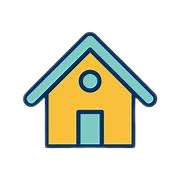
#> input picture assets/images/House.png, 180 x 180 px
$ python hospital.py
#> lines starting #> are read from the running program, lines starting #| are printed output that depends on the picture
import random

class Space():

    def __init__(self, height, width, num_hospitals):
        """Create a new state space with given dimensions."""
        self.height = height
        self.width = width
        self.num_hospitals = num_hospitals
        self.houses = set()
        self.hospitals = set()

    def add_houses(self, row, col):
        """Add a house at a particular location in state space."""
        self.houses.add((row, col))

    def available_space(self):
        """Returns all cells not currently used by a house or hospital."""

        # Consider all possible cells
        candidates = set(
            (row, col)
            for row in range(self.height)
            for col in range(self.width)
        )

        # Remove all houses and hospitals
        for house in self.houses:
            candidates.remove(house)
        for hospital in self.hospitals:
            candidates.remove(hospital)
        return candidates

    def hill_climb(self, maximum=None, image_prefix=None, log=False):
        """Performs hill-climbing to find a solution."""
        count = 0

        # Start by initializing hospitals randomly
        self.hospitals = set()
        for i in range(self.num_hospitals):
            self.hospitals.add(random.choice(list(self.available_space())))
        if log:
            print("Initial state: cost", self.get_cost(self.hospitals))
        if image_prefix:
            self.output_image(f"{image_prefix}{str(count).zfill(3)}.png")

        # Contine until we reach maximum number of iterations
        while maximum is None or count<maximum:
            count += 1
            best_neighbors = []
            best_neighbors_cost = None

            # Consider all hospitals to move
            for hospital in self.hospitals:

                # Consider all neighbors for that hospital
                for replacement in self.get_neighbors(*hospital):

                    # Generate a neighboring set of hospitals
                    neighbor = self.hospitals.copy()
                    neighbor.remove(hospital)
                    neighbor.add(replacement)

                    # Check if neighbor is best so far
                    cost = self.get_cost(neighbor)
                    if best_neighbors_cost is None or cost < best_neighbors_cost:
                        best_neighbors_cost = cost
                        best_neighbors = [neighbor]
                    elif best_neighbors_cost == cost:
                        best_neighbors.append(neighbor)

            # None of the neighbors are better than the current state
            if best_neighbors_cost >= self.get_cost(self.hospitals):
                return self.hospitals

            # Move to a highest-valued neighbor
            else:
                if log:
                    print(f"Found better neighbor: cost {best_neighbors_cost}")
                self.hospitals = random.choice(best_neighbors)

            # Generate image
            if image_prefix:
                self.output_image(f"{image_prefix}{str(count).zfill(3)}.png")

    def random_restart(self, maximum, image_prefix=None, log=False):
        """Repeats hill-climbing multiple times"""
        best_hospitals = None
        best_cost = None

        # Repeat hill-climbing a fixed number of times
        for i in range(maximum):
            hospitals = self.hill_climb()
            cost = self.get_cost(hospitals)
            if best_cost is None or cost < best_cost:
                best_cost = cost
                best_hospitals = hospitals
                if log:
                    print(f"{i}: Found new best state: cost{cost}")
            else:
                if log:
                    print(f"{i}: Found state: cost {cost}")
            if image_prefix:
                    self.output_image(f"{image_prefix}{str(i).zfill(3)}.png")
        return best_hospitals

    def get_cost(self, hospitals):
        """Calculate sum of distances from houses to nearest hospital."""
        cost = 0
        for house in self.houses:
            cost += min(
                abs(house[0] - hospital[0]) + abs(house[1] - hospital[1])
                for hospital in hospitals
            )
        return cost

    def get_neighbors(self, row, col):
        """Returns neighbors not already containing a house or hospital"""
        candidates = [
            (row - 1, col),
            (row + 1, col),
            (row, col - 1),
            (row, col + 1)
        ]
        neighbors = []
        for r, c in candidates:
            if (r, c) in self.houses or (r, c) in self.hospitals:
                continue
            if 0 <= r < self.height and 0 <= c < self.width:
                neighbors.append((r, c))
        return neighbors

    def output_image(self, filename):
        """Generates image with all houses and hospitals."""
        from PIL import Image, ImageDraw, ImageFont
        cell_size = 100
        cell_border = 2
        cost_size =40
        padding = 10

        # Create a blank canvas
        img = Image.new(
            "RGBA",
            (self.width * cell_size,
             self.height * cell_size + cost_size + padding * 2),
            "white"
        )
        house = Image.open("assets/images/House.png").resize(
            (cell_size, cell_size)
        )
        hospital = Image.open("assets/images/Hospital.png").resize(
            (cell_size, cell_size)
        )
        font = ImageFont.truetype("assets/fonts/OpenSans-Regular.ttf", 30)
        draw = ImageDraw.Draw(img)

        for i in range(self.height):
            for j in range(self.width):

                # Draw cell
                rect = [
                    (j * cell_size + cell_border,
                     i * cell_size + cell_border),
                     ((j + 1) * cell_size - cell_border,
                      (i + 1) * cell_size - cell_border)
                ]
                draw.rectangle(rect, fill = "black")

                if (i, j) in self.houses:
                    img.paste(house, rect[0], house)
                if (i, j) in self.hospitals:
                    img.paste(hospital, rect[0], hospital)

        # Add cost
        draw.rectangle(
            (0, self.height * cell_size, self.width * cell_size,
             self.height * cell_size + cost_size + padding * 2),
             "black"
        )
        draw.text(
            (padding, self.height * cell_size + padding),
            f"Cost: {self.get_cost(self.hospitals)}",
            fill = "white",
            font = font
        )

        img.save(filename)

# Create a new space and add houses randomly
s = Space(height = 10, width = 20, num_hospitals = 3)
for i in range(15):
    s.add_houses(random.randrange(s.height), random.randrange(s.width))

# Use hill-climb to determine hospital placement
hospitals = s.hill_climb(image_prefix = "hospitals", log = True)
#> in output_image, `img = Image.new( "RGBA", (self.width * cell_size, self.height * cell_s..`: img: PIL image 2000x1060 RGBA; every value is 255
#> in output_image, `house = Image.open("assets/images/House.png").resize( (cell_size, cell..`:
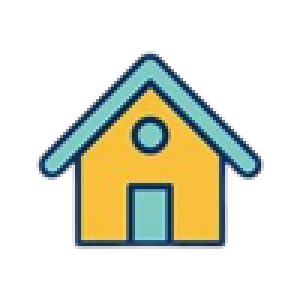
#> house: PIL image 100x100 RGBA (shown 3 times larger); mean R, G, B, A 46.7, 47.7, 33, 75.1; transparent parts drawn white
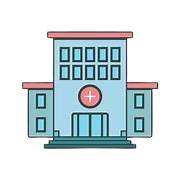
#> input picture assets/images/Hospital.png, 180 x 180 px
#> in output_image, `hospital = Image.open("assets/images/Hospital.png").resize( (cell_size..`:
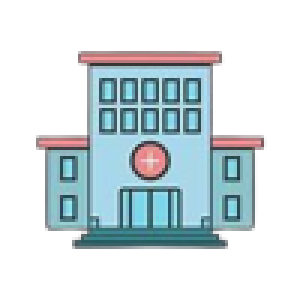
#> hospital: PIL image 100x100 RGBA (shown 3 times larger); mean R, G, B, A 47.7, 59.4, 63.4, 92.1; transparent parts drawn white
#> after the loop in output_image, `for i in range(self.height):`:
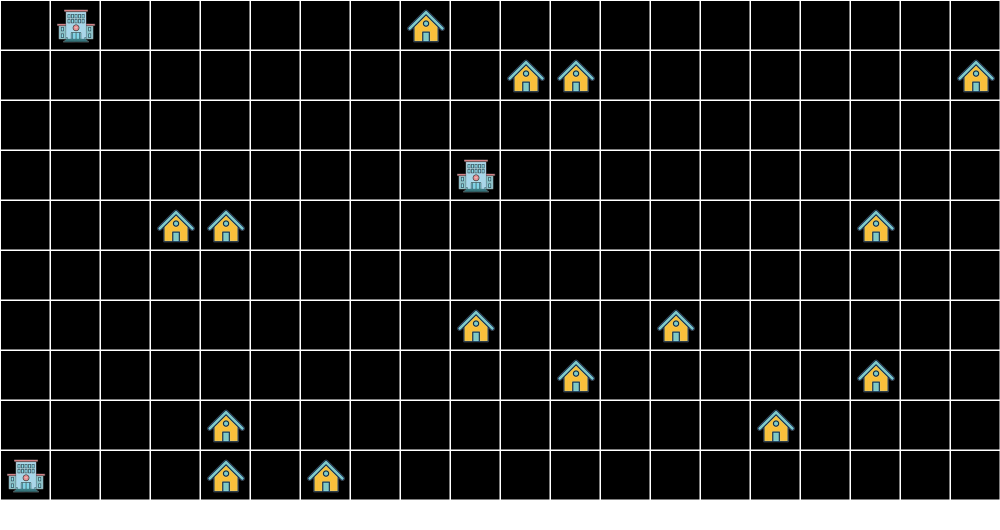
#> img: PIL image 2000x1060 RGBA (shown at 1/2 size); mean R, G, B, A 32.5, 32.7, 31.7, 254.9; transparent parts drawn white
#> in output_image, `img.save(filename)`:
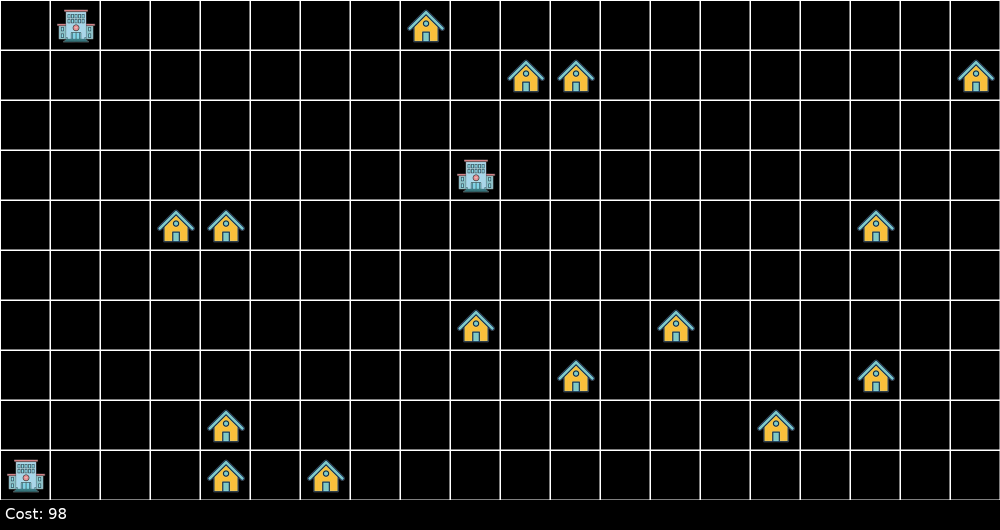
#> saved as hospitals000.png: PIL image 2000x1060 RGBA (shown at 1/2 size); mean R, G, B, A 18.2, 18.4, 17.3, 254.9; transparent parts drawn white
#> the loop in hill_climb, `for hospital in self.hospitals:` made 3 passes
#> hospital on passes 1 to 3: (0, 1), (9, 0), (3, 9)
#> after the loop in hill_climb, `for hospital in self.hospitals:`: best_neighbors = 1 item; best_neighbors_cost = 93
#| Found better neighbor: cost 93
#> in hill_climb, `self.hospitals = random.choice(best_neighbors)`: self.hospitals = 3 items
#> call 2 of output_image, with filename = 'hospitals001.png'
#> in output_image (call 2), `img.save(filename)`:
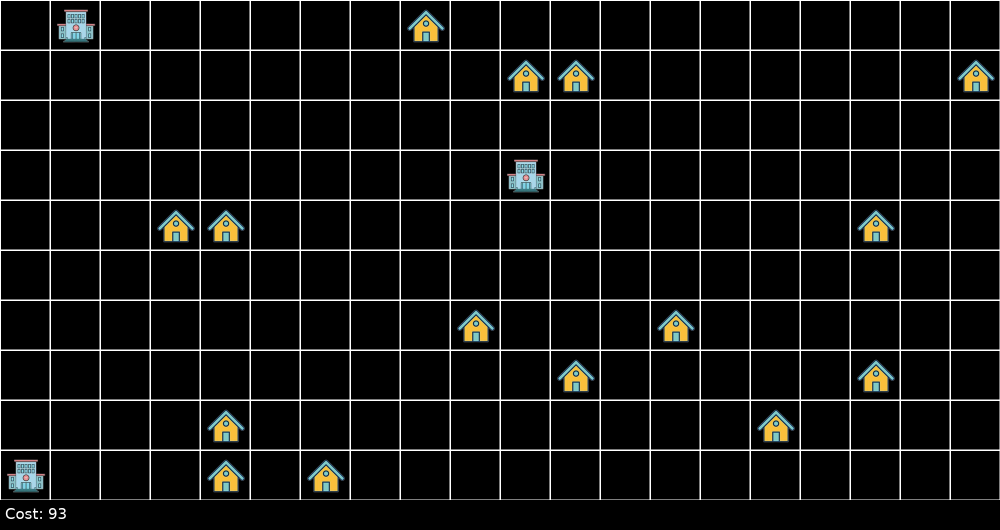
#> saved as hospitals001.png: PIL image 2000x1060 RGBA (shown at 1/2 size); mean R, G, B, A 18.1, 18.4, 17.3, 254.9; transparent parts drawn white
#> hospitals = 3 items

# Use random-restart to determine hospital placement
# hospitals = s.random_restart(maximum=10, image_prefix="hospitals_restart_", log=True)
